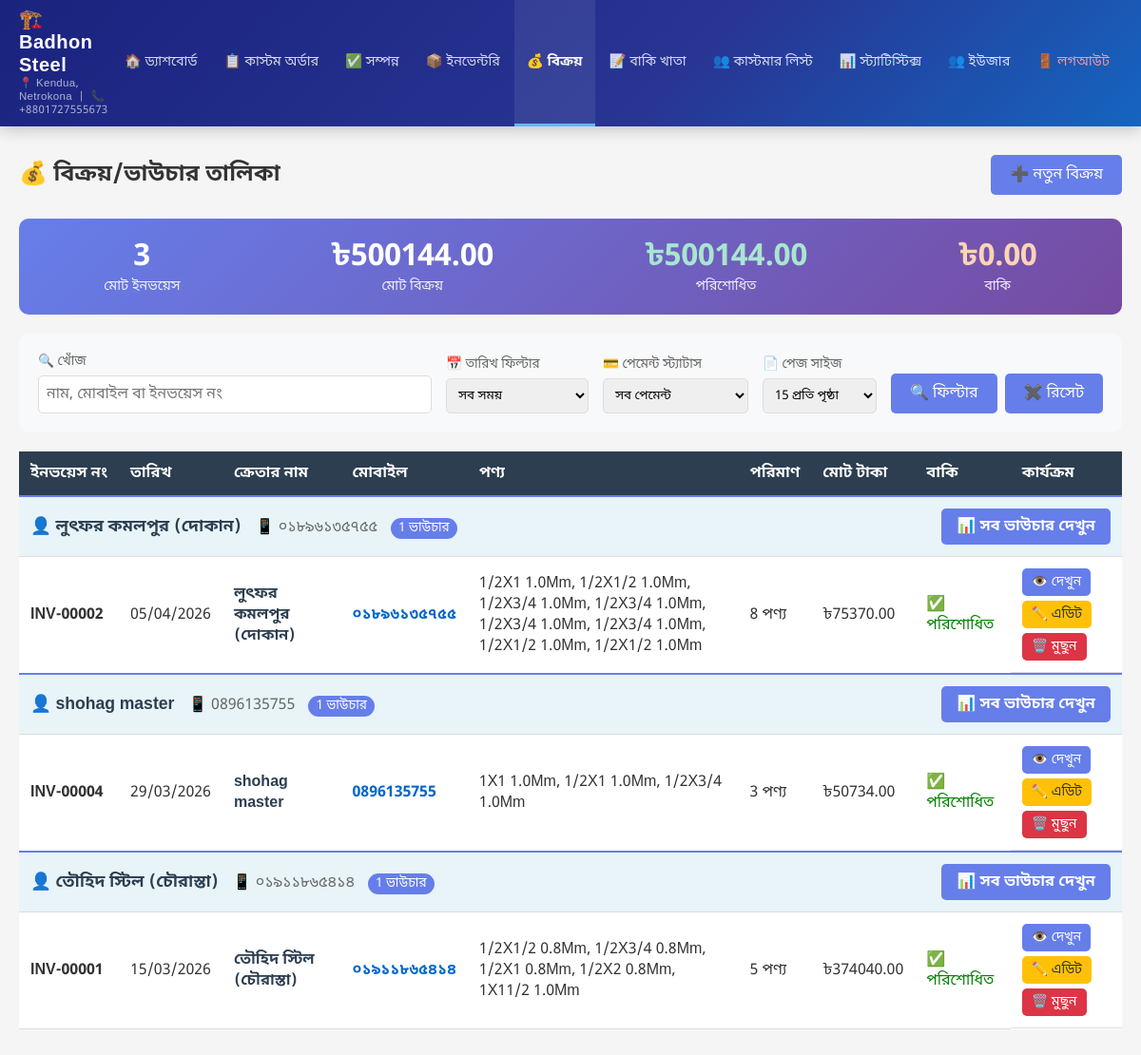
Page /admin-panel/invoices/ (signed in) on the earlier database version.
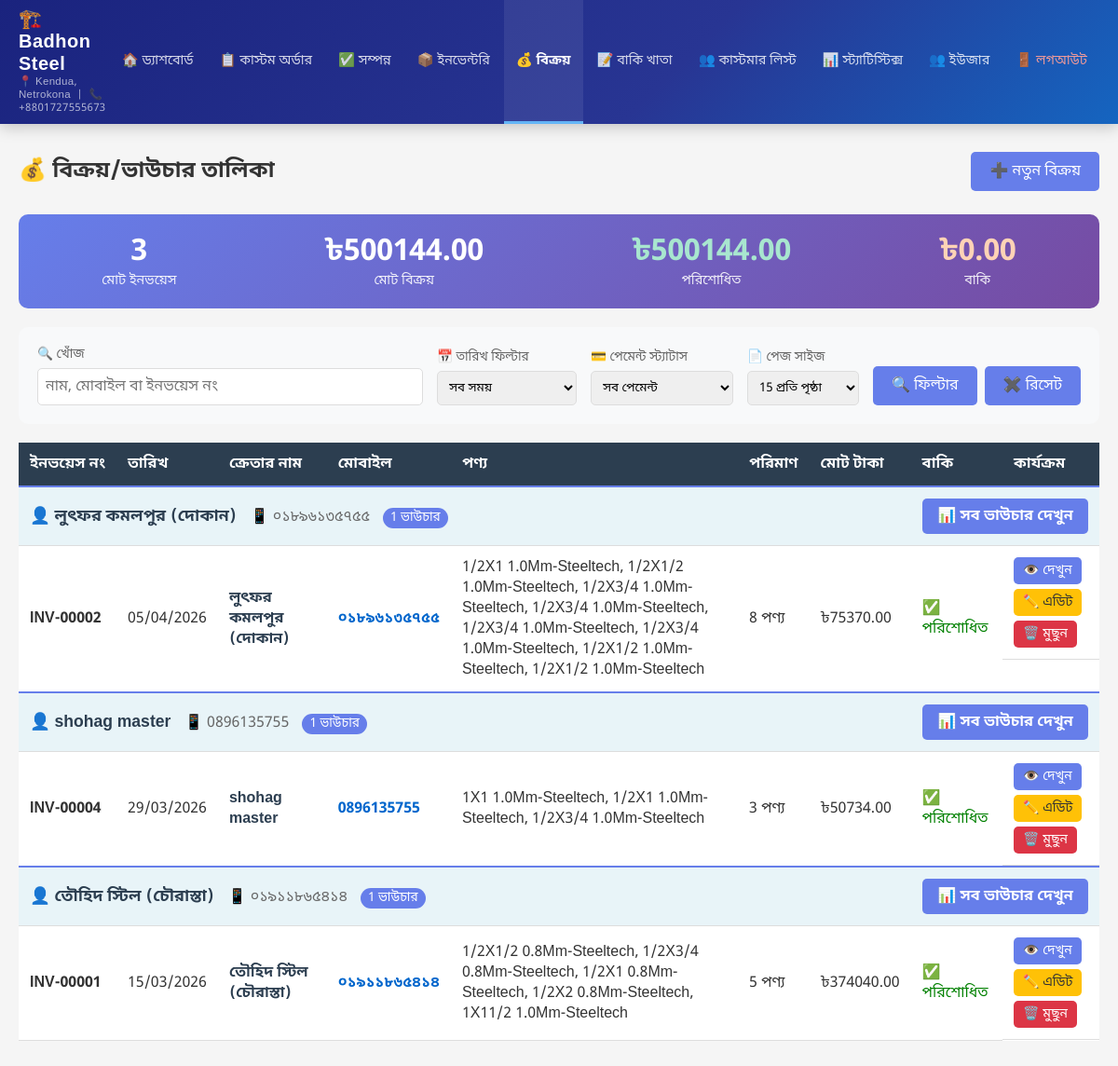
Same page on the later database version.
### shop/models.py (models this page shows, shortened)
class InvoiceItem(models.Model):
    invoice = models.ForeignKey(Invoice, on_delete=models.CASCADE, related_name='items', verbose_name='ইনভয়েস')
    product = models.ForeignKey(InventoryProduct, on_delete=models.PROTECT, verbose_name='পণ্য')
    quantity = models.DecimalField(max_digits=10, decimal_places=2, verbose_name='পরিমাণ')
    unit_price = models.DecimalField(max_digits=10, decimal_places=2, verbose_name='একক মূল্য')
    discount_percentage = models.DecimalField(
        max_digits=5, decimal_places=2, default=0, verbose_name='ছাড় (%)'
    )
    discount_amount = models.DecimalField(
        max_digits=10, decimal_places=2, editable=False, default=0, verbose_name='ছাড়ের টাকা'
    )
    subtotal = models.DecimalField(max_digits=10, decimal_places=2, verbose_name='সাবটোটাল', editable=False, default=0)
    class Meta:
        verbose_name = 'ইনভয়েস আইটেম'
        verbose_name_plural = 'ইনভয়েস আইটেমসমূহ'

class InventoryProduct(models.Model):
    UNIT_CHOICES = [
        ('piece', 'পিস'),
        ('feet', 'ফুট'),
        ('meter', 'মিটার'),
        ('ton', 'টন'),
        ('kg', 'কেজি'),
    ]
    name = models.CharField(max_length=200, verbose_name='পণ্যের নাম')
    description = models.TextField(verbose_name='বিবরণ', blank=True)
    unit = models.CharField(max_length=20, choices=UNIT_CHOICES, verbose_name='একক')
    price_per_unit = models.DecimalField(max_digits=10, decimal_places=2, verbose_name='প্রতি একক মূল্য')
    stock_quantity = models.DecimalField(max_digits=10, decimal_places=2, verbose_name='স্টক পরিমাণ', default=0)
    is_active = models.BooleanField(default=True, verbose_name='সক্রিয়')
    created_at = models.DateTimeField(auto_now_add=True, verbose_name='তৈরির তারিখ')
    updated_at = models.DateTimeField(auto_now=True, verbose_name='আপডেটের তারিখ')
    image = models.ImageField(upload_to='inventory/', blank=True, null=True, verbose_name='ছবি')
    class Meta:
        verbose_name = 'ইনভেন্টরি পণ্য'
        verbose_name_plural = 'ইনভেন্টরি পণ্যসমূহ'
        ordering = ['name']
        unique_together = [['name', 'unit']]

### shop/views.py (the view, shortened to what this page needs)
# urls.py: path('admin-panel/invoices/', views.invoice_list, name='invoice_list'),
@login_required
def invoice_list(request):
    search_query = request.GET.get('search', '')
    page_number = request.GET.get('page', 1)
    per_page = request.GET.get('per_page', '15')
    date_filter = request.GET.get('date_filter', '')
    from_date = request.GET.get('from_date', '')
    to_date = request.GET.get('to_date', '')
    payment_status = request.GET.get('payment_status', '')
    try:
        per_page = int(per_page)
        if per_page not in [15, 50, 100, 200]:
            per_page = 15
    except ValueError:
        per_page = 15
    invoices = Invoice.objects.filter(is_latest=True)
    if payment_status == 'paid':
        invoices = invoices.filter(due_amount=0)
    elif payment_status == 'due':
        invoices = invoices.filter(due_amount__gt=0)
    elif payment_status == 'partial':
        invoices = invoices.filter(paid_amount__gt=0, due_amount__gt=0)
    today = timezone.now().date()
    if date_filter == 'today':
        invoices = invoices.filter(sale_date=today)
    elif date_filter == 'week':
        week_ago = today - timedelta(days=7)
        invoices = invoices.filter(sale_date__gte=week_ago)
    elif date_filter == 'month':
        month_ago = today - timedelta(days=30)
        invoices = invoices.filter(sale_date__gte=month_ago)
    elif date_filter == 'year':
        year_ago = today - timedelta(days=365)
        invoices = invoices.filter(sale_date__gte=year_ago)
    if search_query:
        invoices = invoices.filter(
            Q(invoice_number__icontains=search_query) |
            Q(customer_name__icontains=search_query) |
            Q(mobile_number__icontains=search_query)
        )
    invoices = invoices.order_by('-sale_date', '-created_at')
    paginator = Paginator(invoices, per_page)
    page_obj = paginator.get_page(page_number)
    total_count = invoices.count()
    total_amount = invoices.aggregate(total=Sum('total_amount'))['total'] or 0
    total_paid = invoices.aggregate(total=Sum('paid_amount'))['total'] or 0
    total_due = invoices.aggregate(total=Sum('due_amount'))['total'] or 0
    context = {
        'invoices': page_obj,
        'page_obj': page_obj,
        'search_query': search_query,
        'per_page': per_page,
        'date_filter': date_filter,
        'from_date': from_date,
        'to_date': to_date,
        'payment_status': payment_status,
        'total_count': total_count,
        'total_amount': total_amount,
        'total_paid': total_paid,
        'total_due': total_due,
        'debug': True,  # Debug flag
    }
    print(f"DEBUG invoice_list: date_filter={date_filter}, per_page={per_page}, payment_status={payment_status}")  # Debug output
    return render(request, 'admin_panel/invoice_list.html', context)

### shop/templates/admin_panel/invoice_list.html (shortened to what the changed rows need)
{% extends 'admin_panel/base.html' %}
{% block content %}
<div class="content-header">
    <h2>💰 বিক্রয়/ভাউচার তালিকা</h2>
</div>
<div class="table-container">
    <table class="data-table">
        <thead>
            <tr>
                <th>ইনভয়েস নং</th>
                <th>তারিখ</th>
                <th>ক্রেতার নাম</th>
                <th>মোবাইল</th>
                <th>পণ্য</th>
                <th>পরিমাণ</th>
                <th>মোট টাকা</th>
                <th>বাকি</th>
                <th>কার্যক্রম</th>
            </tr>
        </thead>
        <tbody>
            {% regroup invoices by mobile_number as invoices_by_customer %}
            {% for customer_group in invoices_by_customer %}
                <tr style="background-color: #e8f4f8; border-top: 2px solid #667eea;">
                    <td colspan="9">
                        <div style="display: flex; justify-content: space-between; align-items: center;">
                            <div>
                                <strong style="font-size: 1.1em; color: #2c3e50;">
                                    👤 {{ customer_group.list.0.customer_name }}
                                </strong>
                                <span style="color: #666; margin-left: 10px;">
                                    📱 {{ customer_group.grouper }}
                                    <span style="background: #667eea; color: white; padding: 2px 8px; border-radius: 12px; font-size: 0.85em; margin-left: 10px;">
                                        {{ customer_group.list|length }} ভাউচার
                                    </span>
                                </span>
                            </div>
                            <a href="{% url 'customer_profile' customer_group.grouper %}" class="btn btn-primary" style="padding: 8px 16px; background: #667eea; color: white; text-decoration: none; border-radius: 5px; font-weight: 600;">
                                📊 সব ভাউচার দেখুন
                            </a>
                        </div>
                    </td>
                </tr>
                {% for invoice in customer_group.list %}
                <tr>
                    <td><strong>{{ invoice.invoice_number }}</strong></td>
                    <td>{{ invoice.sale_date|date:"d/m/Y" }}</td>
                    <td>
                        <strong style="color: #2c3e50;">{{ invoice.customer_name }}</strong>
                    </td>
                    <td>
                        <span style="color: #0066cc; font-weight: 600;">{{ invoice.mobile_number }}</span>
                    </td>
                    <td>
                        {% if invoice.items.all %}
                            {% for item in invoice.items.all %}{{ item.product.name }}{% if not forloop.last %}, {% endif %}{% endfor %}
                        {% elif invoice.product %}{{ invoice.product.name }}
                        {% else %}—{% endif %}
                    </td>
                    <td>
                        {% if invoice.items.all %}
                            {{ invoice.items.count }} পণ্য
                        {% elif invoice.product %}{{ invoice.quantity }} {{ invoice.product.get_unit_display }}
                        {% else %}—{% endif %}
                    </td>
                    <td>৳{{ invoice.total_amount }}</td>
                    <td>
                        {% if invoice.due_amount > 0 %}
                        <span style="color: red; font-weight: bold;">৳{{ invoice.due_amount }}</span>
                        {% else %}
                        <span style="color: green;">✅ পরিশোধিত</span>
                        {% endif %}
                    </td>
                    <td class="action-buttons">
                        <a href="{% url 'invoice_detail' invoice.pk %}" class="btn btn-sm btn-primary">👁️ দেখুন</a>
                        <a href="{% url 'invoice_edit' invoice.pk %}" class="btn btn-sm btn-warning">✏️ এডিট</a>
                        <a href="{% url 'invoice_delete' invoice.pk %}" class="btn btn-sm btn-danger"
                           onclick="return confirm('এই ভাউচারটি মুছে ফেলতে নিশ্চিত?')">🗑️ মুছুন</a>
                    </td>
                </tr>
                {% endfor %}
            {% endfor %}
        </tbody>
    </table>
</div>
{% endblock %}

Differences in the rows shown:
changed through a linked row, InvoiceItem (number 1 of 16 on the later page): product.name "1/2X1 1.0Mm" → "1/2X1 1.0Mm-Steeltech"
changed through a linked row, InvoiceItem (number 2 of 16 on the later page): product.name "1/2X1/2 1.0Mm" → "1/2X1/2 1.0Mm-Steeltech"
changed through a linked row, InvoiceItem (number 3 of 16 on the later page): product.name "1/2X3/4 1.0Mm" → "1/2X3/4 1.0Mm-Steeltech"
changed through a linked row, InvoiceItem (number 4 of 16 on the later page): product.name "1/2X3/4 1.0Mm" → "1/2X3/4 1.0Mm-Steeltech"
changed through a linked row, InvoiceItem (number 5 of 16 on the later page): product.name "1/2X3/4 1.0Mm" → "1/2X3/4 1.0Mm-Steeltech"
changed through a linked row, InvoiceItem (number 6 of 16 on the later page): product.name "1/2X3/4 1.0Mm" → "1/2X3/4 1.0Mm-Steeltech"
changed through a linked row, InvoiceItem (number 7 of 16 on the later page): product.name "1/2X1/2 1.0Mm" → "1/2X1/2 1.0Mm-Steeltech"
changed through a linked row, InvoiceItem (number 8 of 16 on the later page): product.name "1/2X1/2 1.0Mm" → "1/2X1/2 1.0Mm-Steeltech"
changed through a linked row, InvoiceItem: product.name "1X1 1.0Mm" → "1X1 1.0Mm-Steeltech"
changed through a linked row, InvoiceItem (number 10 of 16 on the later page): product.name "1/2X1 1.0Mm" → "1/2X1 1.0Mm-Steeltech"
changed through a linked row, InvoiceItem (number 11 of 16 on the later page): product.name "1/2X3/4 1.0Mm" → "1/2X3/4 1.0Mm-Steeltech"
changed through a linked row, InvoiceItem: product.name "1/2X1/2 0.8Mm" → "1/2X1/2 0.8Mm-Steeltech"
changed through a linked row, InvoiceItem: product.name "1/2X3/4 0.8Mm" → "1/2X3/4 0.8Mm-Steeltech"
changed through a linked row, InvoiceItem: product.name "1/2X1 0.8Mm" → "1/2X1 0.8Mm-Steeltech"
changed through a linked row, InvoiceItem: product.name "1/2X2 0.8Mm" → "1/2X2 0.8Mm-Steeltech"
changed through a linked row, InvoiceItem: product.name "1X11/2 1.0Mm" → "1X11/2 1.0Mm-Steeltech"
